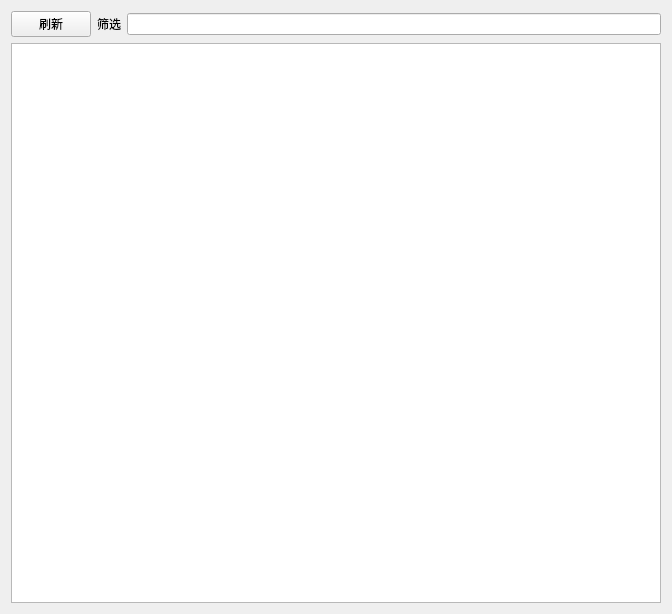
<?xml version="1.0" encoding="UTF-8"?>
<ui version="4.0">
 <class>MainWindow</class>
 <widget class="QMainWindow" name="MainWindow">
  <property name="geometry">
   <rect>
    <x>0</x>
    <y>0</y>
    <width>672</width>
    <height>614</height>
   </rect>
  </property>
  <property name="windowTitle">
   <string>MainWindow</string>
  </property>
  <widget class="QWidget" name="centralWidget">
   <property name="enabled">
    <bool>true</bool>
   </property>
   <property name="sizePolicy">
    <sizepolicy hsizetype="Expanding" vsizetype="Expanding">
     <horstretch>0</horstretch>
     <verstretch>0</verstretch>
    </sizepolicy>
   </property>
   <layout class="QGridLayout" name="gridLayout_2">
    <item row="0" column="0">
     <layout class="QVBoxLayout" name="verticalLayout">
      <item>
       <layout class="QHBoxLayout" name="horizontalLayout">
        <item>
         <widget class="QPushButton" name="pushButton">
          <property name="text">
           <string>刷新</string>
          </property>
         </widget>
        </item>
        <item>
         <widget class="QLabel" name="label">
          <property name="text">
           <string>筛选</string>
          </property>
         </widget>
        </item>
        <item>
         <widget class="QLineEdit" name="filterEdit">
          <property name="text">
           <string/>
          </property>
         </widget>
        </item>
       </layout>
      </item>
      <item>
       <widget class="QTreeView" name="treeView">
        <property name="selectionMode">
         <enum>QAbstractItemView::NoSelection</enum>
        </property>
        <property name="textElideMode">
         <enum>Qt::ElideLeft</enum>
        </property>
        <attribute name="headerVisible">
         <bool>true</bool>
        </attribute>
        <attribute name="headerCascadingSectionResizes">
         <bool>true</bool>
        </attribute>
        <attribute name="headerHighlightSections">
         <bool>true</bool>
        </attribute>
        <attribute name="headerShowSortIndicator" stdset="0">
         <bool>true</bool>
        </attribute>
        <attribute name="headerStretchLastSection">
         <bool>false</bool>
        </attribute>
       </widget>
      </item>
     </layout>
    </item>
   </layout>
  </widget>
  <widget class="QMenuBar" name="menuBar">
   <property name="enabled">
    <bool>false</bool>
   </property>
   <property name="geometry">
    <rect>
     <x>0</x>
     <y>0</y>
     <width>672</width>
     <height>22</height>
    </rect>
   </property>
  </widget>
 </widget>
 <layoutdefault spacing="6" margin="11"/>
 <resources/>
 <connections/>
</ui>
